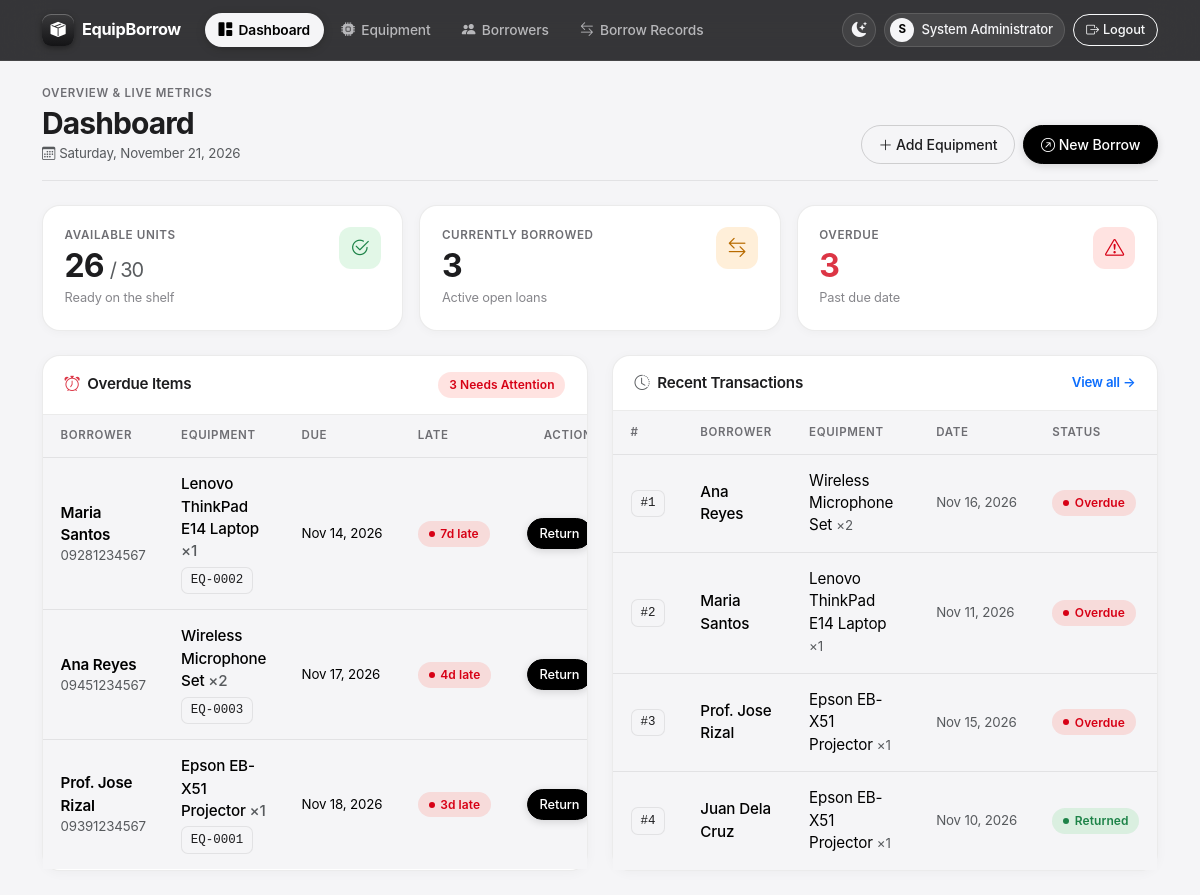
The app's page /index.php (signed in) with its own data.
### tables this page shows
CREATE TABLE borrow_records (
    borrow_id        INT UNSIGNED  NOT NULL AUTO_INCREMENT,
    equipment_id     INT UNSIGNED  NOT NULL,
    borrower_id      INT UNSIGNED  NOT NULL,
    quantity         INT UNSIGNED  NOT NULL DEFAULT 1,
    borrow_date      DATE          NOT NULL,
    due_date         DATE          NOT NULL,
    return_date      DATE          NULL,                        
    status           ENUM('Borrowed','Returned') NOT NULL DEFAULT 'Borrowed',
    return_condition ENUM('Good','Fair','Damaged') NULL,
    remarks          VARCHAR(255)  NULL,
    created_at       TIMESTAMP     NOT NULL DEFAULT CURRENT_TIMESTAMP,
    PRIMARY KEY (borrow_id),
    KEY idx_borrow_status (status),
    KEY idx_borrow_due (due_date),
    CONSTRAINT fk_borrow_equipment FOREIGN KEY (equipment_id)
        REFERENCES equipment (equipment_id) ON UPDATE CASCADE ON DELETE RESTRICT,
    CONSTRAINT fk_borrow_borrower FOREIGN KEY (borrower_id)
        REFERENCES borrowers (borrower_id) ON UPDATE CASCADE ON DELETE RESTRICT
);

CREATE TABLE borrowers (
    borrower_id    INT UNSIGNED  NOT NULL AUTO_INCREMENT,
    id_number      VARCHAR(20)   NOT NULL,                      
    full_name      VARCHAR(100)  NOT NULL,
    borrower_type  ENUM('Student','Faculty','Staff') NOT NULL DEFAULT 'Student',
    department     VARCHAR(100)  NOT NULL,                      
    contact_no     VARCHAR(20)   NULL,
    email          VARCHAR(100)  NULL,
    created_at     TIMESTAMP     NOT NULL DEFAULT CURRENT_TIMESTAMP,
    PRIMARY KEY (borrower_id),
    UNIQUE KEY uq_borrower_idnumber (id_number)
);

CREATE TABLE equipment (
    equipment_id       INT UNSIGNED  NOT NULL AUTO_INCREMENT,
    equipment_code     VARCHAR(20)   NOT NULL,                  
    name               VARCHAR(100)  NOT NULL,
    category           ENUM('Laptop','Projector','Audio','Camera','Sports','Laboratory','Others')
                                     NOT NULL DEFAULT 'Others',
    quantity_total     INT UNSIGNED  NOT NULL DEFAULT 1,        
    quantity_available INT UNSIGNED  NOT NULL DEFAULT 1,        
    item_condition     ENUM('Good','Fair','Damaged','Lost','Retired','Disposed') NOT NULL DEFAULT 'Good',
    description        TEXT          NULL,
    created_at         TIMESTAMP     NOT NULL DEFAULT CURRENT_TIMESTAMP,
    updated_at         TIMESTAMP     NOT NULL DEFAULT CURRENT_TIMESTAMP ON UPDATE CURRENT_TIMESTAMP,
    PRIMARY KEY (equipment_id),
    UNIQUE KEY uq_equipment_code (equipment_code)
);

### index.php (the view, shortened to what this page needs)
<?php
require_once 'includes/auth.php';
$stats = $conn->query("
    SELECT
        (SELECT COALESCE(SUM(quantity_total), 0)     FROM equipment WHERE item_condition NOT IN ('Lost','Retired','Disposed')) AS total_units,
        (SELECT COALESCE(SUM(quantity_available), 0) FROM equipment WHERE item_condition NOT IN ('Lost','Retired','Disposed')) AS available_units,
        (SELECT COUNT(*) FROM borrow_records WHERE status = 'Borrowed') AS active_borrows,
        (SELECT COUNT(*) FROM borrow_records WHERE status = 'Borrowed' AND due_date < CURDATE()) AS overdue
")->fetch_assoc();
$overdue = $conn->query("
    SELECT br.borrow_id, br.quantity, br.due_date,
           e.name AS equipment_name, e.equipment_code,
           b.full_name, b.contact_no,
           DATEDIFF(CURDATE(), br.due_date) AS days_late
    FROM borrow_records br
    JOIN equipment e ON e.equipment_id = br.equipment_id
    JOIN borrowers b ON b.borrower_id = br.borrower_id
    WHERE br.status = 'Borrowed' AND br.due_date < CURDATE()
    ORDER BY br.due_date ASC
");
$recent = $conn->query("
    SELECT br.borrow_id, br.borrow_date, br.due_date, br.status, br.quantity,
           e.name AS equipment_name, b.full_name
    FROM borrow_records br
    JOIN equipment e ON e.equipment_id = br.equipment_id
    JOIN borrowers b ON b.borrower_id = br.borrower_id
    ORDER BY br.borrow_id DESC
    LIMIT 5
");
$activePage = 'dashboard';
require 'includes/header.php';
?>
<div class="page-header">
    <div>
        <div class="page-eyebrow">Overview &amp; Live Metrics</div>
        <h1 class="page-title">Dashboard</h1>
        <div class="text-muted small mt-1"><i class="bi bi-calendar3 me-1"></i><?= date('l, F d, Y') ?></div>
    </div>
    <div class="d-flex gap-2">
        <a href="equipment_form.php" class="btn btn-outline-secondary">
            <i class="bi bi-plus-lg"></i> Add Equipment
        </a>
        <a href="borrow_form.php" class="btn btn-primary">
            <i class="bi bi-arrow-up-right-circle"></i> New Borrow
        </a>
    </div>
</div>
<div class="row g-3 mb-4">
    <div class="col-md-4">
        <div class="kpi-card">
            <div class="d-flex justify-content-between align-items-start">
                <div>
                    <div class="kpi-label">Available Units</div>
                    <div class="kpi-value"><?= (int)$stats['available_units'] ?> <span class="fs-5 text-muted fw-normal">/ <?= (int)$stats['total_units'] ?></span></div>
                    <div class="kpi-sub">Ready on the shelf</div>
                </div>
                <span class="kpi-icon emerald"><i class="bi bi-check2-circle"></i></span>
            </div>
        </div>
    </div>
    <div class="col-md-4">
        <div class="kpi-card">
            <div class="d-flex justify-content-between align-items-start">
                <div>
                    <div class="kpi-label">Currently Borrowed</div>
                    <div class="kpi-value"><?= (int)$stats['active_borrows'] ?></div>
                    <div class="kpi-sub">Active open loans</div>
                </div>
                <span class="kpi-icon amber"><i class="bi bi-arrow-left-right"></i></span>
            </div>
        </div>
    </div>
    <div class="col-md-4">
        <div class="kpi-card">
            <div class="d-flex justify-content-between align-items-start">
                <div>
                    <div class="kpi-label">Overdue</div>
                    <div class="kpi-value <?= $stats['overdue'] > 0 ? 'text-danger' : '' ?>"><?= (int)$stats['overdue'] ?></div>
                    <div class="kpi-sub">Past due date</div>
                </div>
                <span class="kpi-icon rose"><i class="bi bi-exclamation-triangle"></i></span>
            </div>
        </div>
    </div>
</div>
<div class="row g-4">
    <div class="col-lg-6">
        <div class="card h-100">
            <div class="card-header d-flex justify-content-between align-items-center">
                <span><i class="bi bi-alarm text-danger me-1"></i> Overdue Items</span>
                <span class="status-pill pill-rose"><?= (int)$stats['overdue'] ?> Needs Attention</span>
            </div>
            <div class="card-body p-0">
                <?php if ($overdue->num_rows === 0): ?>
                    <div class="text-center py-5 px-3">
                        <div class="kpi-icon emerald mx-auto mb-2"><i class="bi bi-check2-all"></i></div>
                        <div class="fw-semibold">All caught up!</div>
                        <div class="text-muted small">No equipment is past its due date.</div>
                    </div>
                <?php else: ?>
                    <div class="table-responsive">
                        <table class="table table-hover align-middle">
                            <thead>
                                <tr><th>Borrower</th><th>Equipment</th><th>Due</th><th>Late</th><th class="text-end">Action</th></tr>
                            </thead>
                            <tbody>
                            <?php while ($row = $overdue->fetch_assoc()): ?>
                                <tr>
                                    <td>
                                        <div class="fw-semibold"><?= e($row['full_name']) ?></div>
                                        <div class="small text-muted"><?= e($row['contact_no'] ?: 'No phone') ?></div>
                                    </td>
                                    <td>
                                        <div class="fw-medium"><?= e($row['equipment_name']) ?> <span class="text-muted">&times;<?= (int)$row['quantity'] ?></span></div>
                                        <span class="code-chip mt-1"><?= e($row['equipment_code']) ?></span>
                                    </td>
                                    <td class="text-nowrap small"><?= nice_date($row['due_date']) ?></td>
                                    <td><span class="status-pill pill-rose"><span class="dot"></span><?= (int)$row['days_late'] ?>d late</span></td>
                                    <td class="text-end">
                                        <a href="borrow_return.php?id=<?= (int)$row['borrow_id'] ?>" class="btn btn-sm btn-primary">
                                            Return
                                        </a>
                                    </td>
                                </tr>
                            <?php endwhile; ?>
                            </tbody>
                        </table>
                    </div>
                <?php endif; ?>
            </div>
        </div>
    </div>
    <div class="col-lg-6">
        <div class="card h-100">
            <div class="card-header d-flex justify-content-between align-items-center">
                <span><i class="bi bi-clock-history text-muted me-1"></i> Recent Transactions</span>
                <a href="borrows.php" class="small text-decoration-none fw-semibold">View all &rarr;</a>
            </div>
            <div class="card-body p-0">
                <div class="table-responsive">
                    <table class="table table-hover align-middle">
                        <thead>
                            <tr><th>#</th><th>Borrower</th><th>Equipment</th><th>Date</th><th>Status</th></tr>
                        </thead>
                        <tbody>
                        <?php $rowNum = 1; while ($row = $recent->fetch_assoc()): ?>
                            <tr>
                                <td><span class="code-chip">#<?= $rowNum++ ?></span></td>
                                <td class="fw-medium"><?= e($row['full_name']) ?></td>
                                <td><?= e($row['equipment_name']) ?> <span class="text-muted small">&times;<?= (int)$row['quantity'] ?></span></td>
                                <td class="text-nowrap small text-muted"><?= nice_date($row['borrow_date']) ?></td>
                                <td><?= status_badge($row['status'], $row['due_date']) ?></td>
                            </tr>
                        <?php endwhile; ?>
                        </tbody>
                    </table>
                </div>
            </div>
        </div>
    </div>
</div>
<?php require 'includes/footer.php'; ?>

### includes/header.php (shortened to what this page needs)
<?php
$activePage = $activePage ?? '';
function nav_active(string $page, string $active): string
{
    return $page === $active ? 'active' : '';
}
$adminName = $_SESSION['admin_name'] ?? 'Admin';
$initial   = strtoupper(substr($adminName, 0, 1));
?>
<!DOCTYPE html>
<html lang="en" data-bs-theme="light">
<head>
    <link href="https://cdn.jsdelivr.net/npm/bootstrap@5.3.3/dist/css/bootstrap.min.css" rel="stylesheet">
    <link href="https://cdn.jsdelivr.net/npm/bootstrap-icons@1.11.3/font/bootstrap-icons.min.css" rel="stylesheet">
    <link href="assets/css/style.css?v=<?= filemtime(__DIR__ . '/../assets/css/style.css') ?>" rel="stylesheet">
</head>
<body>
<nav class="navbar navbar-expand-lg navbar-dark app-navbar sticky-top">
    <div class="container">
        <a class="navbar-brand d-flex align-items-center gap-2 fw-bold text-white me-4" href="index.php">
            <span class="brand-mark"><i class="bi bi-box-seam-fill"></i></span>
            <span>EquipBorrow</span>
        </a>
        <div class="collapse navbar-collapse" id="mainNav">
            <ul class="navbar-nav me-auto gap-1 my-2 my-lg-0">
                <li class="nav-item">
                    <a class="nav-link <?= nav_active('dashboard', $activePage) ?>" href="index.php">
                        <i class="bi bi-grid-1x2-fill"></i> Dashboard
                    </a>
                </li>
                <li class="nav-item">
                    <a class="nav-link <?= nav_active('equipment', $activePage) ?>" href="equipment.php">
                        <i class="bi bi-cpu-fill"></i> Equipment
                    </a>
                </li>
                <li class="nav-item">
                    <a class="nav-link <?= nav_active('borrowers', $activePage) ?>" href="borrowers.php">
                        <i class="bi bi-people-fill"></i> Borrowers
                    </a>
                </li>
                <li class="nav-item">
                    <a class="nav-link <?= nav_active('borrows', $activePage) ?>" href="borrows.php">
                        <i class="bi bi-arrow-left-right"></i> Borrow Records
                    </a>
                </li>
            </ul>
            <div class="d-flex align-items-center gap-2 pt-2 pt-lg-0">
                <button type="button" class="btn-icon-nav" id="themeToggle"
                        title="Toggle dark / light mode" aria-label="Toggle color theme">
                    <i class="bi bi-moon-stars-fill" id="themeIcon"></i>
                </button>
                <div class="user-chip">
                    <span class="user-avatar"><?= e($initial) ?></span>
                    <span class="d-none d-sm-inline"><?= e($adminName) ?></span>
                </div>
                <a href="logout.php" class="btn btn-sm btn-outline-light d-inline-flex align-items-center gap-1">
                    <i class="bi bi-box-arrow-right"></i> <span>Logout</span>
                </a>
            </div>
        </div>
    </div>
</nav>
<main class="container py-4">

### includes/functions.php (shortened to what this page needs)
<?php
function e($value): string
{
    return htmlspecialchars((string) $value, ENT_QUOTES, 'UTF-8');
}
function nice_date(?string $date): string
{
    return $date ? date('M d, Y', strtotime($date)) : '—';
}
function status_badge(string $status, string $dueDate): string
{
    if ($status === 'Returned') {
        return '<span class="status-pill pill-emerald"><span class="dot"></span>Returned</span>';
    }
    if ($dueDate < date('Y-m-d')) {
        return '<span class="status-pill pill-rose"><span class="dot"></span>Overdue</span>';
    }
    return '<span class="status-pill pill-amber"><span class="dot"></span>Borrowed</span>';
}

### includes/footer.php (shortened to what this page needs)
</main>
</body>
</html>

### records on screen
borrow_records: borrower.full_name "Maria Santos", borrower.contact_no "09281234567", equipment.name "Lenovo ThinkPad E14 Laptop", quantity "1", equipment.equipment_code "EQ-0002", due_date "Nov 14, 2026", days_late "7", borrow_date "Nov 11, 2026", shows "Overdue"
borrow_records: borrower.full_name "Ana Reyes", borrower.contact_no "09451234567", equipment.name "Wireless Microphone Set", quantity "2", equipment.equipment_code "EQ-0003", due_date "Nov 17, 2026", days_late "4", borrow_date "Nov 16, 2026", shows "Overdue"
borrow_records: borrower.full_name "Prof. Jose Rizal", borrower.contact_no "09391234567", equipment.name "Epson EB-X51 Projector", quantity "1", equipment.equipment_code "EQ-0001", due_date "Nov 18, 2026", days_late "3", borrow_date "Nov 15, 2026", shows "Overdue"
borrow_records: borrower.full_name "Juan Dela Cruz", equipment.name "Epson EB-X51 Projector", quantity "1", borrow_date "Nov 10, 2026", status "Returned" (drawn)

### other values on screen
$initial "S"
$adminName "System Administrator"
$stats['available_units'] "26"
$stats['total_units'] "30"
$stats['active_borrows'] "3"
$stats['overdue'] "3"
